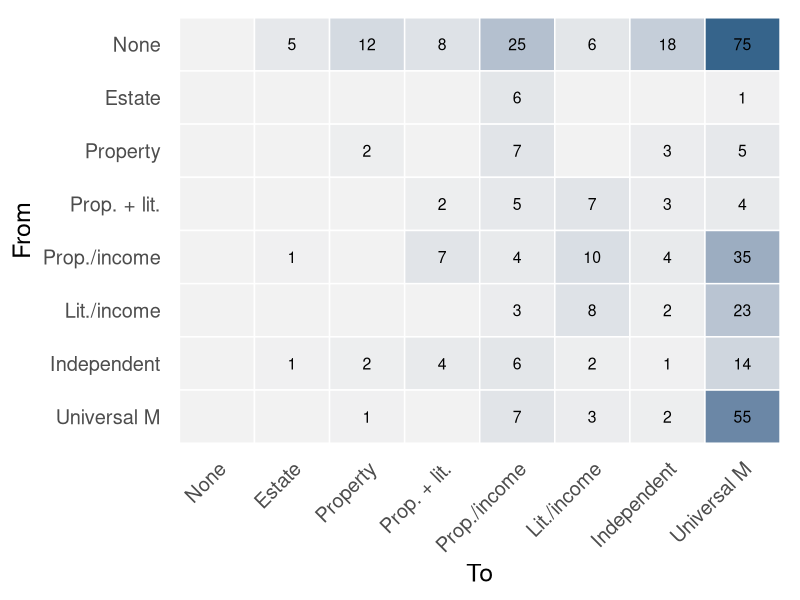
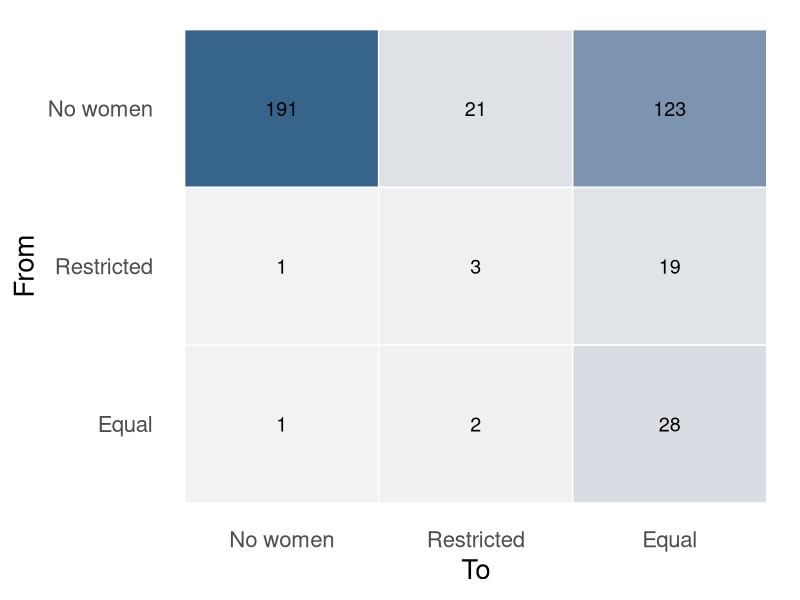
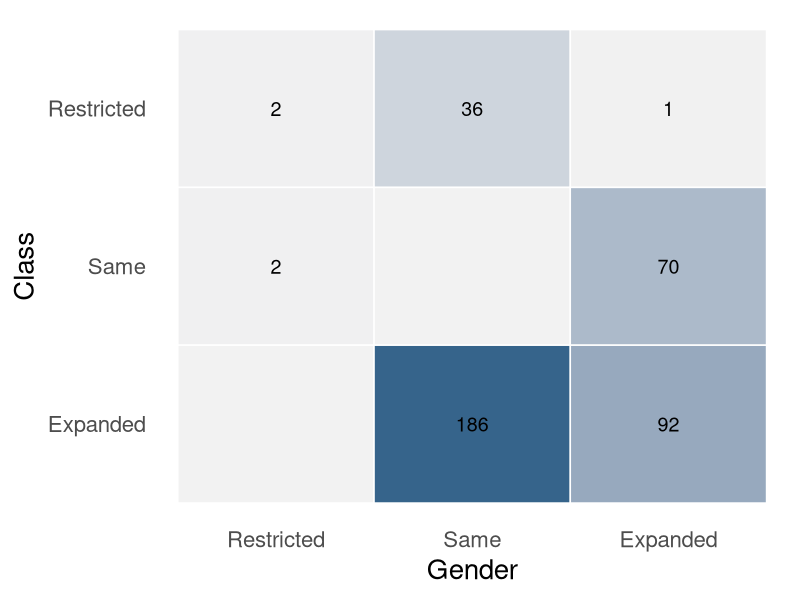

These figures' R source, in order:
## ---- chunk 1
library("tidyverse")
## ---- chunk 2
#| echo: false
df_franchise_transitions <- tribble(
  ~old, ~new, ~n,
  0, 1, 5,
  0, 2, 11,
  0, 3, 8,
  0, 4, 21,
  0, 5, 2,
  0, 6, 18,
  0, 7, 27,
  0, 21, 1,
  0, 41, 2,
  0, 42, 2,
  0, 51, 2,
  0, 52, 2,
  0, 71, 1,
  0, 72, 47,
  1, 4, 6,
  1, 72, 1,
  2, 4, 6,
  2, 6, 3,
  2, 21, 2,
  2, 72, 3,
  3, 4, 5,
  3, 5, 6,
  3, 6, 3,
  3, 7, 2,
  3, 31, 1,
  3, 52, 1,
  3, 72, 1,
  4, 1, 1,
  4, 3, 7,
  4, 5, 4,
  4, 6, 3,
  4, 7, 17,
  4, 41, 3,
  4, 42, 1,
  4, 51, 1,
  4, 52, 2,
  4, 61, 1,
  4, 71, 1,
  4, 72, 11,
  5, 4, 3,
  5, 6, 1,
  5, 7, 3,
  5, 52, 7,
  5, 72, 3,
  6, 1, 1,
  6, 2, 2,
  6, 3, 4,
  6, 4, 6,
  6, 5, 2,
  6, 7, 5,
  6, 72, 5,
  7, 2, 1,
  7, 4, 6,
  7, 5, 2,
  7, 62, 1,
  7, 71, 6,
  7, 72, 36,
  21, 42, 1,
  22, 72, 2,
  31, 32, 1,
  32, 72, 1,
  41, 52, 1,
  41, 71, 2,
  41, 72, 2,
  42, 52, 2,
  42, 72, 2,
  51, 52, 1,
  51, 71, 1,
  51, 72, 1,
  52, 62, 1,
  52, 72, 15,
  61, 62, 1,
  62, 72, 4,
  71, 7, 1,
  71, 72, 11,
  72, 5, 1,
  72, 41, 1,
  72, 62, 1,
  72, 71, 1
)

class_labels <- c(
  "0" = "None",
  "1" = "Estate",
  "2" = "Property",
  "3" = "Prop. + lit.",
  "4" = "Prop./income",
  "5" = "Lit./income",
  "6" = "Independent",
  "7" = "Universal M"
)

gender_labels <- c(
  "0" = "No women",
  "1" = "Restricted",
  "2" = "Equal"
)

df_parsed <- df_franchise_transitions |>
  mutate(
    old_class = ifelse(old < 10, old, old %/% 10),
    new_class = ifelse(new < 10, new, new %/% 10),
    old_gender = ifelse(old < 10, 0, old %% 10),
    new_gender = ifelse(new < 10, 0, new %% 10)
  )
## ---- chunk 3
#| echo: false
#| fig-align: center
df_class <- df_parsed |>
  group_by(old_class, new_class) |>
  summarize(n = sum(n), .groups = "drop") |>
  mutate(
    old_label = factor(class_labels[as.character(old_class)], levels = class_labels),
    new_label = factor(class_labels[as.character(new_class)], levels = class_labels)
  ) |>
  complete(old_label, new_label, fill = list(n = 0))

ggplot(df_class, aes(x = new_label, y = fct_rev(old_label), fill = n)) +
  geom_tile(color = "white", linewidth = 0.5) +
  geom_text(aes(label = ifelse(n > 0, n, "")), size = 4) +
  scale_fill_gradient(low = "gray95", high = "steelblue4", guide = "none") +
  labs(x = "To", y = "From") +
  theme_minimal(base_size = 18) +
  theme(
    axis.text.x = element_text(angle = 45, hjust = 1),
    panel.grid = element_blank()
  )
## ---- chunk 4
#| echo: false
#| fig-align: center
df_gender <- df_parsed |>
  group_by(old_gender, new_gender) |>
  summarize(n = sum(n), .groups = "drop") |>
  mutate(
    old_label = factor(gender_labels[as.character(old_gender)], levels = gender_labels),
    new_label = factor(gender_labels[as.character(new_gender)], levels = gender_labels)
  )

ggplot(df_gender, aes(x = new_label, y = fct_rev(old_label), fill = n)) +
  geom_tile(color = "white", linewidth = 0.5) +
  geom_text(aes(label = n), size = 5) +
  scale_fill_gradient(low = "gray95", high = "steelblue4", guide = "none") +
  labs(x = "To", y = "From") +
  theme_minimal(base_size = 20) +
  theme(panel.grid = element_blank())
## ---- chunk 5
#| echo: false
#| fig-align: center
direction_labels <- c("Restricted", "Same", "Expanded")

df_direction <- df_parsed |>
  mutate(
    class_dir = factor(case_when(
      new_class < old_class ~ "Restricted",
      new_class == old_class ~ "Same",
      new_class > old_class ~ "Expanded"
    ), levels = direction_labels),
    gender_dir = factor(case_when(
      new_gender < old_gender ~ "Restricted",
      new_gender == old_gender ~ "Same",
      new_gender > old_gender ~ "Expanded"
    ), levels = direction_labels)
  ) |>
  group_by(class_dir, gender_dir) |>
  summarize(n = sum(n), .groups = "drop") |>
  complete(class_dir, gender_dir, fill = list(n = 0))

ggplot(df_direction, aes(x = gender_dir, y = fct_rev(class_dir), fill = n)) +
  geom_tile(color = "white", linewidth = 0.5) +
  geom_text(aes(label = ifelse(n > 0, n, "")), size = 5) +
  scale_fill_gradient(low = "gray95", high = "steelblue4", guide = "none") +
  labs(x = "Gender", y = "Class") +
  theme_minimal(base_size = 20) +
  theme(panel.grid = element_blank())
